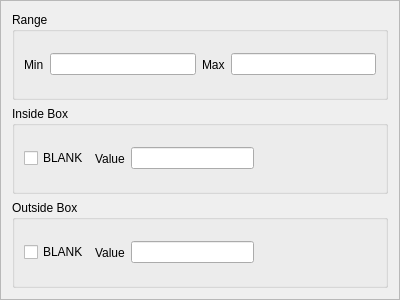
<?xml version="1.0" encoding="UTF-8"?>
<ui version="4.0">
 <class>clip</class>
 <widget class="QFrame" name="clip">
  <property name="geometry">
   <rect>
    <x>0</x>
    <y>0</y>
    <width>400</width>
    <height>300</height>
   </rect>
  </property>
  <property name="windowTitle">
   <string>Frame</string>
  </property>
  <property name="frameShape">
   <enum>QFrame::StyledPanel</enum>
  </property>
  <property name="frameShadow">
   <enum>QFrame::Raised</enum>
  </property>
  <layout class="QVBoxLayout" name="clipLayout">
   <item>
    <widget class="QGroupBox" name="groupBox_3">
     <property name="title">
      <string>Range</string>
     </property>
     <layout class="QHBoxLayout" name="horizontalLayout">
      <item>
       <widget class="QLabel" name="label_3">
        <property name="text">
         <string>Min</string>
        </property>
       </widget>
      </item>
      <item>
       <widget class="QLineEdit" name="minLine"/>
      </item>
      <item>
       <widget class="QLabel" name="label_4">
        <property name="text">
         <string>Max</string>
        </property>
       </widget>
      </item>
      <item>
       <widget class="QLineEdit" name="maxLine"/>
      </item>
     </layout>
    </widget>
   </item>
   <item>
    <widget class="QGroupBox" name="groupBox">
     <property name="title">
      <string>Inside Box</string>
     </property>
     <layout class="QHBoxLayout" name="horizontalLayout_2">
      <item>
       <widget class="QCheckBox" name="insideBlank">
        <property name="text">
         <string>BLANK</string>
        </property>
       </widget>
      </item>
      <item>
       <widget class="QLabel" name="label_5">
        <property name="text">
         <string>Value</string>
        </property>
       </widget>
      </item>
      <item>
       <widget class="QLineEdit" name="valueInside"/>
      </item>
      <item>
       <spacer name="horizontalSpacer">
        <property name="orientation">
         <enum>Qt::Horizontal</enum>
        </property>
        <property name="sizeHint" stdset="0">
         <size>
          <width>40</width>
          <height>20</height>
         </size>
        </property>
       </spacer>
      </item>
     </layout>
    </widget>
   </item>
   <item>
    <widget class="QGroupBox" name="groupBox_2">
     <property name="title">
      <string>Outside Box</string>
     </property>
     <layout class="QHBoxLayout" name="horizontalLayout_3">
      <item>
       <widget class="QCheckBox" name="outsideBlank">
        <property name="text">
         <string>BLANK</string>
        </property>
       </widget>
      </item>
      <item>
       <widget class="QLabel" name="label_6">
        <property name="text">
         <string>Value</string>
        </property>
       </widget>
      </item>
      <item>
       <widget class="QLineEdit" name="valueOutside"/>
      </item>
      <item>
       <spacer name="horizontalSpacer_2">
        <property name="orientation">
         <enum>Qt::Horizontal</enum>
        </property>
        <property name="sizeHint" stdset="0">
         <size>
          <width>40</width>
          <height>20</height>
         </size>
        </property>
       </spacer>
      </item>
     </layout>
    </widget>
   </item>
  </layout>
 </widget>
 <resources/>
 <connections/>
</ui>
